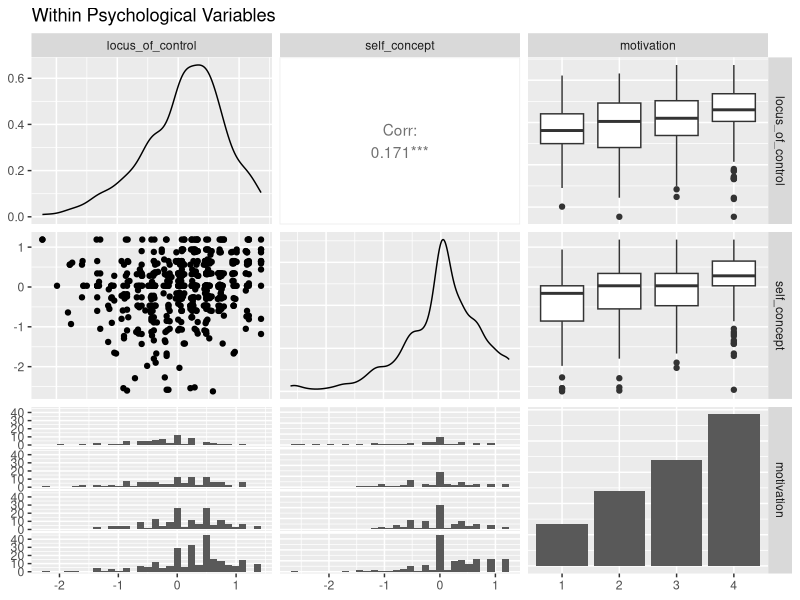
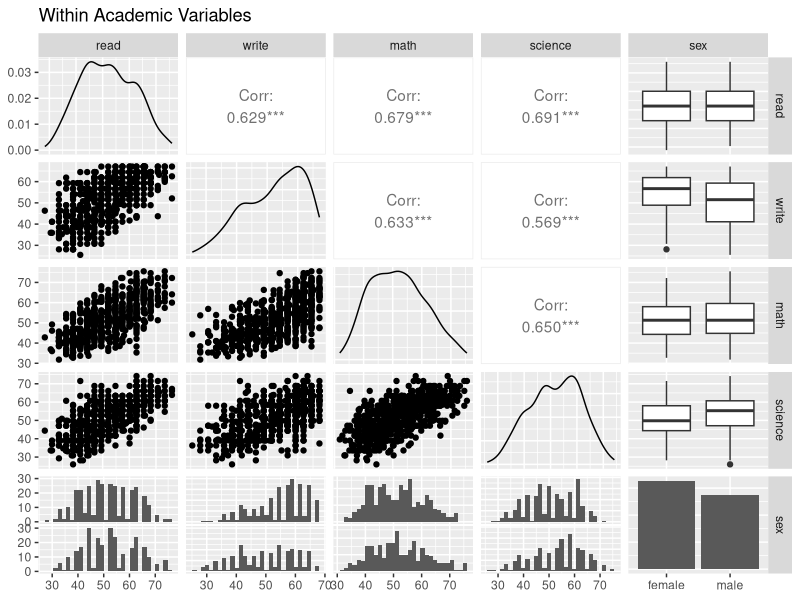
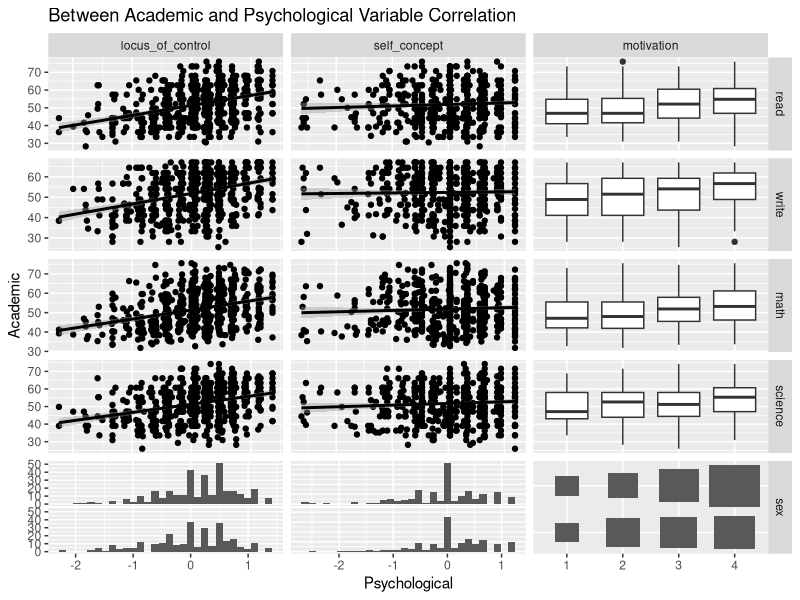
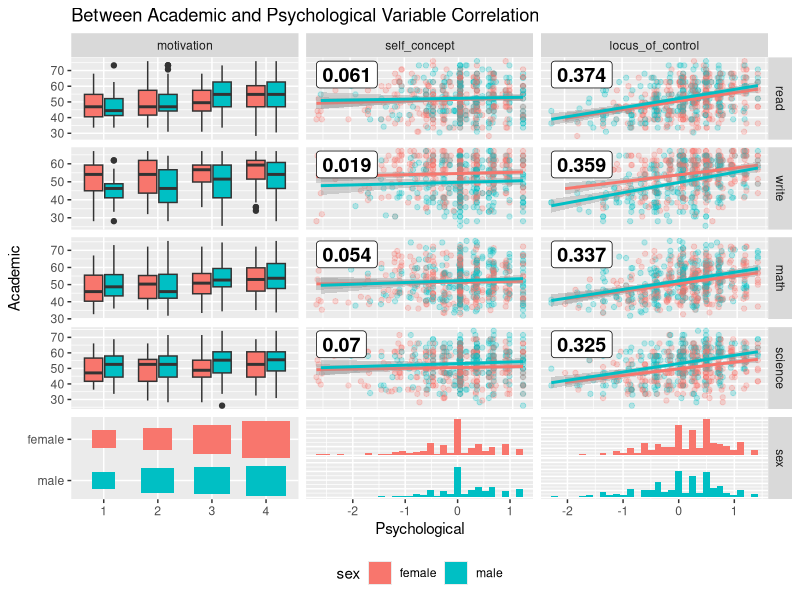
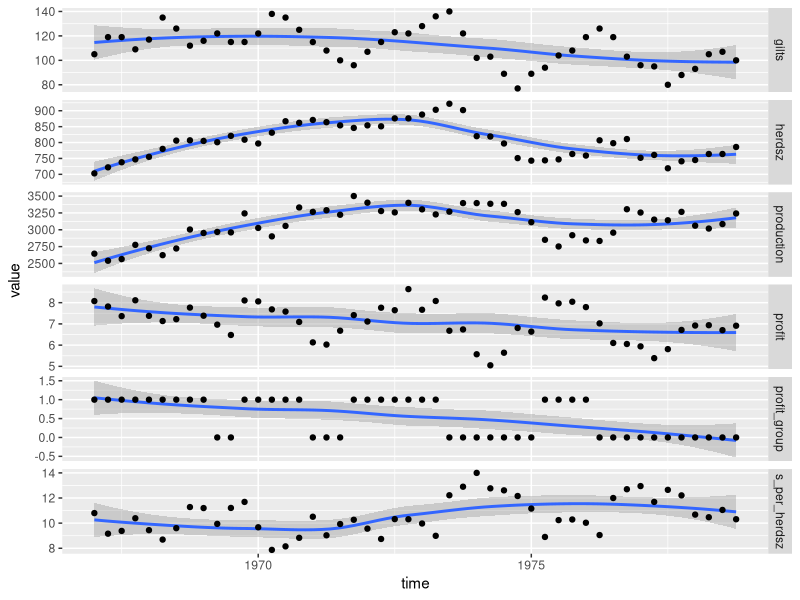
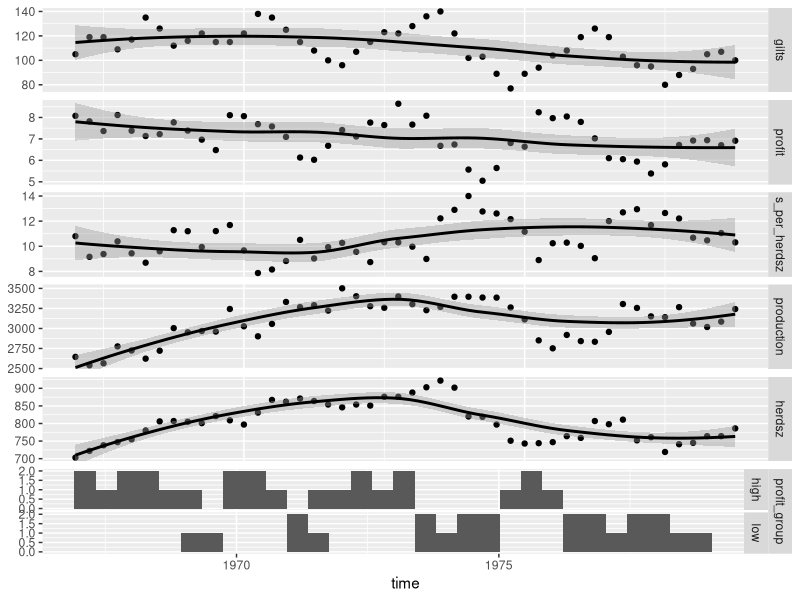
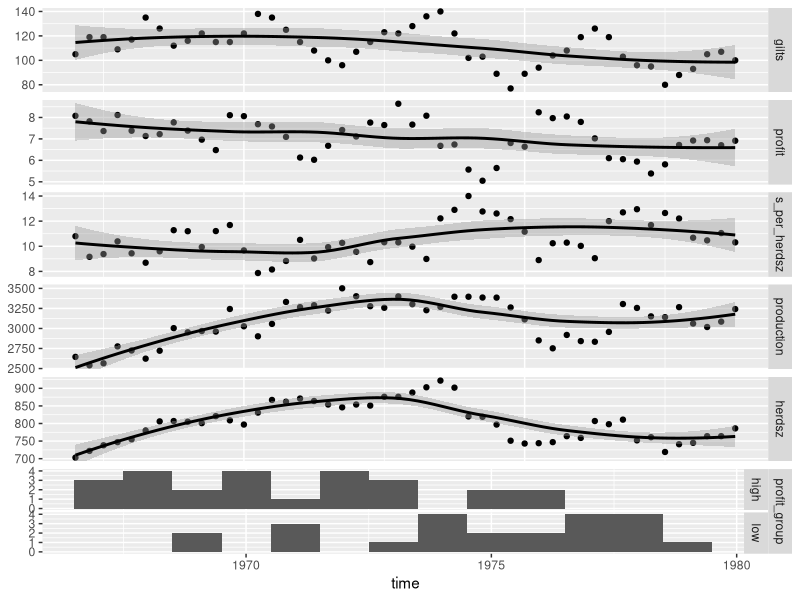
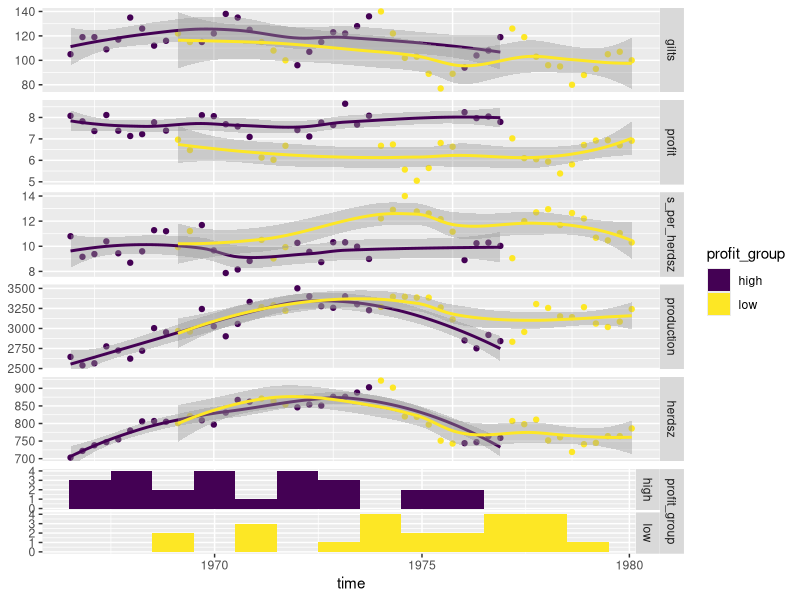

These figures' R source, in order:
## ---- chunk 1
knitr::opts_chunk$set(
  collapse = TRUE,
  comment = "#>"
)
## ---- chunk 2
library(GGally)
## ---- chunk 3
data(psychademic)
str(psychademic)
(psych_variables <- attr(psychademic, "psychology"))
(academic_variables <- attr(psychademic, "academic"))
## ---- chunk 4
ggpairs(psychademic, psych_variables, title = "Within Psychological Variables")
ggpairs(psychademic, academic_variables, title = "Within Academic Variables")
## ---- chunk 5
ggduo(
  psychademic, psych_variables, academic_variables,
  types = list(continuous = "smooth_lm"),
  title = "Between Academic and Psychological Variable Correlation",
  xlab = "Psychological",
  ylab = "Academic"
)
## ---- chunk 6
lm_with_cor <- function(data, mapping, ..., method = "pearson") {
  x <- eval_data_col(data, mapping$x)
  y <- eval_data_col(data, mapping$y)
  cor <- cor(x, y, method = method)
  ggally_smooth_lm(data, mapping, ...) +
    ggplot2::geom_label(
      data = data.frame(
        x = min(x, na.rm = TRUE),
        y = max(y, na.rm = TRUE),
        lab = round(cor, digits = 3)
      ),
      mapping = ggplot2::aes(x = x, y = y, label = lab),
      hjust = 0, vjust = 1,
      size = 5, fontface = "bold",
      inherit.aes = FALSE # do not inherit anything from the ...
    )
}
ggduo(
  psychademic, rev(psych_variables), academic_variables,
  mapping = aes(color = sex),
  types = list(continuous = wrap(lm_with_cor, alpha = 0.25)),
  showStrips = FALSE,
  title = "Between Academic and Psychological Variable Correlation",
  xlab = "Psychological",
  ylab = "Academic",
  legend = c(5, 2)
) +
  theme(legend.position = "bottom")
## ---- chunk 7
library(ggplot2)

data(pigs)
pigs_dt <- pigs[-(2:3)] # remove year and quarter
pigs_dt$profit_group <- as.numeric(pigs_dt$profit > mean(pigs_dt$profit))
ggplot(
  tidyr::pivot_longer(pigs_dt, -time),
  aes(x = time, y = value)
) +
  geom_smooth() +
  geom_point() +
  facet_grid(name ~ ., scales = "free_y")
## ---- chunk 8
# make the profit group as a factor value
profit_groups <- c(
  "1" = "high",
  "0" = "low"
)
pigs_dt$profit_group <- factor(
  profit_groups[as.character(pigs_dt$profit_group)],
  levels = unname(profit_groups),
  ordered = TRUE
)
ggts(pigs_dt, "time", 2:7)
# remove the binwidth warning
pigs_types <- list(
  comboHorizontal = wrap(ggally_facethist, binwidth = 1)
)
ggts(pigs_dt, "time", 2:7, types = pigs_types)
# add color and legend
pigs_mapping <- aes(color = profit_group)
ggts(pigs_dt, pigs_mapping, "time", 2:7, types = pigs_types, legend = c(6, 1))
## ---- chunk 9
pm <- ggts(
  pigs_dt, pigs_mapping,
  1, 2:7,
  types = pigs_types,
  legend = c(6, 1),
  columnLabelsY = c(
    "number of\nfirst birth sows",
    "sell price over\nfeed cost",
    "sell count over\nheard size",
    "meat head count",
    "breading\nheard size",
    "profit\ngroup"
  ),
  showStrips = FALSE
) +
  labs(fill = "profit group") +
  theme(
    legend.position = "bottom",
    strip.background = element_rect(
      fill = "transparent", color = "grey80"
    )
  )
pm
## ---- chunk 10
swiss <- datasets::swiss

# add a 'fake' column
swiss$Residual <- seq_len(nrow(swiss))

# calculate all residuals prior to display
residuals <- lapply(swiss[2:6], function(x) {
  summary(lm(Fertility ~ x, data = swiss))$residuals
})
# calculate a consistent y range for all residuals
y_range <- range(unlist(residuals))

# custom function to display continuous data. If the y variable is "Residual", do custom work.
lm_or_resid <- function(data, mapping, ..., line_color = "red", line_size = 1) {
  if (!identical(
    rlang::expr_text(mapping$y),
    rlang::expr_text(ggplot2::aes(y = Residual)$y)
  )) {
    return(ggally_smooth_lm(data, mapping, ...))
  }

  # make residual data to display
  resid_data <- data.frame(
    x = rlang::eval_tidy(mapping$x, data = data),
    y = rlang::eval_tidy(mapping$x, data = residuals)
  )

  ggplot(data = data, mapping = mapping) +
    geom_hline(yintercept = 0, color = line_color, linewidth = line_size) +
    ylim(y_range) +
    geom_point(data = resid_data, mapping = aes(x = x, y = y), ...)
}

# plot the data
ggduo(
  swiss,
  2:6, c(1, 7),
  types = list(continuous = lm_or_resid)
)

# change line to be thicker and blue and the points to be slightly transparent
ggduo(
  swiss,
  2:6, c(1, 7),
  types = list(
    continuous = wrap(lm_or_resid,
      alpha = 0.7,
      line_color = "blue",
      line_size = 3
    )
  )
)
